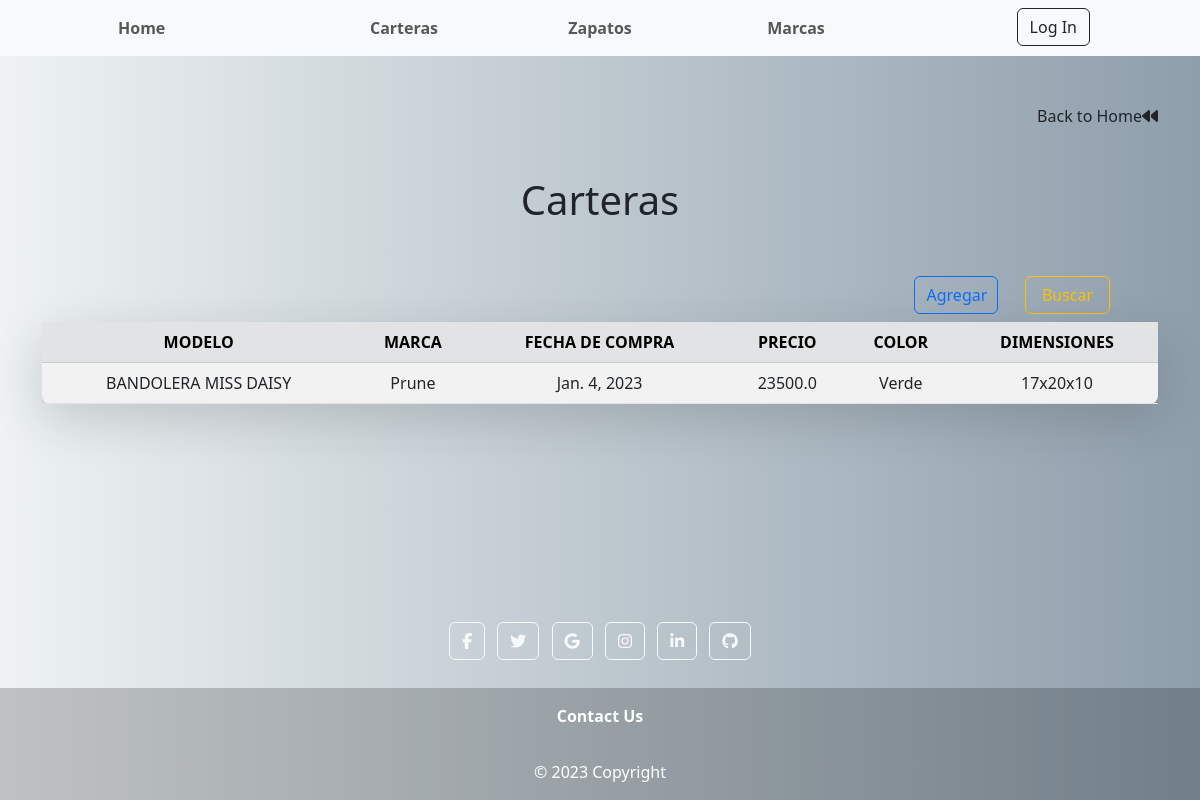
The app's page /tienda/cartera/ with its own data.
### tienda/models.py (models this page shows, shortened)
class Cartera(models.Model):
    modelo = models.CharField(max_length=40)
    marca = models.ForeignKey(Marca, on_delete=models.CASCADE)
    fecha_compra = models.DateField()
    precio = models.FloatField()
    color = models.CharField(max_length=15)
    dimensiones = models.CharField(max_length=15)

class Marca(models.Model):
    marca = models.CharField(max_length=40)
    pais  = models.CharField(max_length=15)
    ano_origen = models.IntegerField()
    contacto = models.EmailField()
    def __str__(self,):
        return str(self.marca)

### tienda/views.py (the view)
# urls.py: path('cartera/', views.cartera, name='cartera'),
def cartera(request):
    carteras = Cartera.objects.all()
    params = {'carteras':carteras}
    return render(request,'cartera.html', params)

### templates/cartera.html (shortened to what this page needs)
{% extends "layout_home.html" %}
{% load static %}
{% block next_content %}
<div class="container">
    <a class="nav-link text-end" href="{% url 'home' %}">Back to Home<i class="fa-solid fa-backward"></i> </a>
    <div class="row">
        <div class="col-sm-12">
            <div class="d-flex align-items-center flex-column">
                <h1 class="mb-0 text-align-center">Carteras</h1>
            </div>
            <div class="col-lg-6 mx-auto">
            </div>
            <div class=" mb-1 mx-5 d-flex justify-content-end">
                <a href="{% url 'add_cartera' %}" class="btn btn-outline-primary btn-block col-sm-1" role="button">Agregar</a>
                <a href="{% url 'buscar_cartera' %}" class="btn btn-outline-warning btn-block col-sm-1" role="button">Buscar</a>
            </div>
            <div class="d-flex align-items-center flex-column">
                <table class="table table-striped table-hover shadow-lg p-3 mb-6 bg-white rounded-3">
                    <thead>
                        <tr class="table-secondary">
                            <th scope="col" style="text-align:center">MODELO</th>
                            <th scope="col" style="text-align:center">MARCA</th>
                            <th scope="col" style="text-align:center">FECHA DE COMPRA</th>
                            <th scope="col" style="text-align:center">PRECIO</th>
                            <th scope="col" style="text-align:center">COLOR</th>
                            <th scope="col" style="text-align:center">DIMENSIONES</th>
                        </tr>
                    </thead>
                    <tbody>
                        {% for cartera in carteras %}
                            <tr>
                                <td style="text-align:center"> {{ cartera.modelo }}</td>
                                <td style="text-align:center"> {{ cartera.marca }}</td>
                                <td style="text-align:center"> {{ cartera.fecha_compra }}</td>
                                <td style="text-align:center"> {{ cartera.precio }}</td>
                                <td style="text-align:center"> {{ cartera.color }}</td>
                                <td style="text-align:center"> {{ cartera.dimensiones }}</td>
                            </tr>
                            {% empty %}
                            <tr>
                                <td colspan="6" style="text-align:center"> No existen carteras cargadas aun </td>
                            </tr>
                        {% endfor %}
                    </tbody>
                </table>
                <div class="col-lg-6 mx-auto">
                </div>
            </div>
        </div>
    </div>
</div>
{% endblock %}

### records on screen
Cartera: modelo "BANDOLERA MISS DAISY", marca "Prune", fecha_compra "Jan. 4, 2023", precio "23500.0", color "Verde", dimensiones "17x20x10"
